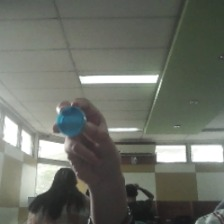
#> input picture dataset/test/lingkaran_biru/11.jpg, 224 x 224 px
$ python -i detector.py   (imports and definitions only)
#> lines starting #> are read from the running program, lines starting #| are printed output that depends on the picture; after the words box and inside, x2 and y2 are one past the last pixel; in counts of white or black regions, pixels touching at a corner belong together
#> further down, picture is the input picture: shape (224, 224, 3); mean B, G, R 103.1, 111.9, 108.2
"""Deteksi bentuk otomatis melalui beberapa mask dan tepi; bukan model terlatih."""
from collections import Counter,deque
import cv2
import numpy as np


def classify_shape(contour):
    area=cv2.contourArea(contour)
    hull=cv2.convexHull(contour);ha=cv2.contourArea(hull)
    if ha<1 or area/ha<.88:return None
    perimeter=cv2.arcLength(hull,True)
    poly=cv2.approxPolyDP(hull,.022*perimeter,True)
    pts=poly[:,0,:].astype(float);n=len(pts)
    if n==3:return 'Segitiga',poly,area/ha
    if n==4:
        edges=np.roll(pts,-1,axis=0)-pts;lens=np.linalg.norm(edges,axis=1)
        if lens.min()<8:return None
        u=edges/lens[:,None]
        right=max(abs(np.dot(u[i],u[(i+1)%4])) for i in range(4))<.20
        balanced=max(lens[0],lens[2])/min(lens[0],lens[2])<1.20 and max(lens[1],lens[3])/min(lens[1],lens[3])<1.20
        if right and balanced:
            a=(lens[0]+lens[2])/2;b=(lens[1]+lens[3])/2
            return ('Persegi' if max(a,b)/min(a,b)<1.15 else 'Persegi Panjang'),poly,area/ha
        par=lambda a,b:abs(a[0]*b[1]-a[1]*b[0])<.16
        p1=par(u[0],u[2]);p2=par(u[1],u[3])
        if p1 and p2:return 'Jajar Genjang',poly,area/ha
        if p1!=p2:return 'Trapesium',poly,area/ha
        return None
    (_, _),radius=cv2.minEnclosingCircle(hull)
    if n>=7 and 4*np.pi*ha/perimeter**2>.83 and ha/(np.pi*radius**2)>.83:
        return 'Lingkaran',hull,area/ha
    return None


def pixel_colors(pixels):
    h,s,v=pixels.T.astype(float)
    ids=np.full(len(h),9,np.uint8)
    # 0..8 target; 9 ambiguous/out-of-target. Pale blue/white inherently ambiguous.
    ids[v<60]=4
    neutral=(s<80)&(v>=110)
    ids[neutral]=0
    chrom=(s>=80)&(v>=60)
    ids[chrom&(h>=90)&(h<130)]=1
    ids[chrom&(h>=22)&(h<36)]=2
    ids[chrom&((h<10)|(h>=175))]=3
    ids[chrom&(h>=36)&(h<90)]=5
    ids[(s>=65)&(v>=60)&(v<185)&(h<22)]=6
    ids[chrom&(h>=130)&(h<175)]=7
    ids[(v>=145)&(s>=35)&(s<160)&((h>=155)|(h<10))]=8
    return ids

NAMES=['Putih','Biru','Kuning','Merah','Hitam','Hijau','Coklat','Ungu','Pink','Warna Belum Pasti']


def color_inside(frame,poly):
    mask=np.zeros(frame.shape[:2],np.uint8);cv2.drawContours(mask,[poly],-1,255,-1)
    x,y,w,h=cv2.boundingRect(poly);k=max(3,int(min(w,h)*.08)|1)
    mask=cv2.erode(mask,np.ones((k,k),np.uint8))
    pix=cv2.cvtColor(frame,cv2.COLOR_BGR2HSV)[mask>0]
    if not len(pix):return 'Warna Belum Pasti',False
    ids=pixel_colors(pix);counts=np.bincount(ids,minlength=10);idx=int(counts.argmax())
    fraction=counts[idx]/len(ids)
    if fraction<.45:return 'Multicolor',False
    # Mark low-light/colored-cast white estimate; don't silently claim exact physical color.
    uncertain=idx==0 and (np.median(pix[:,2])<175 or np.median(pix[:,1])>45)
    return NAMES[idx],bool(uncertain)


def masks_for(frame):
    smooth=cv2.GaussianBlur(frame,(5,5),0);hsv=cv2.cvtColor(smooth,cv2.COLOR_BGR2HSV);h,s,v=cv2.split(hsv)
    candidates=[('netral',(s<80)&(v>105)),('gelap',v<65)]
    chrom=(s>=65)&(v>=55)
    for name,cond in [('merah',(h<12)|(h>=170)),('kuning',(h>=12)&(h<36)),('hijau',(h>=36)&(h<90)),('biru',(h>=90)&(h<130)),('ungu',(h>=130)&(h<160)),('pink',(h>=150)|(h<10))]:
        candidates.append((name,chrom&cond))
    for name,cond in candidates:
        mask=cond.astype(np.uint8)*255
        mask=cv2.morphologyEx(mask,cv2.MORPH_OPEN,np.ones((3,3),np.uint8))
        mask=cv2.morphologyEx(mask,cv2.MORPH_CLOSE,np.ones((7,7),np.uint8))
        yield name,mask,cv2.RETR_EXTERNAL
    gray=cv2.cvtColor(smooth,cv2.COLOR_BGR2GRAY)
    for low,high in [(35,100),(70,180)]:
        edges=cv2.Canny(gray,low,high)
        edges=cv2.morphologyEx(edges,cv2.MORPH_CLOSE,np.ones((5,5),np.uint8))
        yield 'tepi',edges,cv2.RETR_LIST


def overlap(a,b):
    x,y,w,h=a;xx,yy,ww,hh=b
    inter=max(0,min(x+w,xx+ww)-max(x,xx))*max(0,min(y+h,yy+hh)-max(y,yy))
    return inter/max(1,w*h+ww*hh-inter),inter/max(1,min(w*h,ww*hh))


class Detector:
    def __init__(self,max_objects=1,min_area_ratio=.006):
        self.max_objects=max_objects;self.min_area_ratio=min_area_ratio
    def detect(self,frame):
        H,W=frame.shape[:2];minimum=max(250,H*W*self.min_area_ratio);items=[]
#> after `H, W = frame.shape[:2]`: H = 224; W = 224
#> after `minimum = max(250, H * W * self.min_area_ratio)`: minimum = 301.1
        for source,mask,mode in masks_for(frame):
            cs,_=cv2.findContours(mask,mode,cv2.CHAIN_APPROX_SIMPLE)
            for c in cs:
                area=cv2.contourArea(c)
                if area<minimum or area>H*W*.85:continue
                x,y,w,h=cv2.boundingRect(c)
                if min(w,h)<20 or x<=1 or y<=1 or x+w>=W-1 or y+h>=H-1:continue
                result=classify_shape(c)
                if result is None:continue
                shape,poly,solidity=result
                # Thin background strips and lamps are not useful teaching objects.
                if max(w,h)/max(1,min(w,h))>5:continue
                center_dist=((x+w/2-W/2)/W)**2+((y+h/2-H/2)/H)**2
                score=area*solidity*(1-.5*center_dist)*(1 if source!='tepi' else .92)
                items.append({'shape':shape,'bbox':[x,y,w,h],'polygon':poly,'area':area,'score':score,'source':source})
#> this loop made 10 passes
#> (source, mode) on passes 1, 2, 3, 5, 7, 8: ('netral', 0), ('gelap', 0), ('merah', 0), ('hijau', 0), ('ungu', 0), ('pink', 0)
#> (source, mode) on passes 6, 10: ('biru', 0), ('tepi', 1)
#> after the loop, items = 2 items
        selected=[]
        for d in sorted(items,key=lambda d:d['score'],reverse=True):
            if any(overlap(d['bbox'],s['bbox'])[0]>.40 or overlap(d['bbox'],s['bbox'])[1]>.85 for s in selected):continue
            d['color'],d['uncertain_color']=color_inside(frame,d['polygon']);selected.append(d)
            if len(selected)>=self.max_objects:break
#> this loop made 1 pass
#> (k in color_inside, counts in color_inside, idx in color_inside, fraction in color_inside) on pass 1: (3, [0, 0, 33, 0, 0, 0, 0, 0, 0, 936], 9, 0.966)
#> pass 1, in color_inside, `mask=cv2.erode(mask,np.ones((k,k),np.uint8))`:
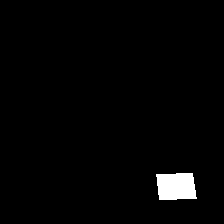
#> mask: shape (224, 224); 1.9% white; 1 white region, box (x1, y1, x2, y2) and area: (156, 173, 197, 200) 969
#> after the loop, selected = 1 item
        return selected


class Stabilizer:
    """Match per frame. Hide missing detections immediately; expire tracks after 0.35s."""
    def __init__(self):self.tracks=[];self.next_id=1
    def update(self,detections,now):
        self.tracks=[t for t in self.tracks if now-t['last']<.35];used=set();visible=[]
        for d in detections:
            candidates=[(overlap(t['bbox'],d['bbox'])[0],i,t) for i,t in enumerate(self.tracks) if i not in used]
            best=max(candidates,key=lambda x:x[0]) if candidates else None
            if best and best[0]>.15:
                _,i,t=best;used.add(i)
                # Sudden color replacement must not keep an old label.
                if t['last_color']!=d['color']:t['colors'].clear()
            else:
                t={'id':self.next_id,'bbox':d['bbox'],'shapes':deque(maxlen=5),'colors':deque(maxlen=3),'last_color':d['color']};self.next_id+=1
                self.tracks.append(t);used.add(len(self.tracks)-1)
            t['shapes'].append(d['shape']);t['colors'].append(d['color']);t['last_color']=d['color'];t['last']=now;t['bbox']=d['bbox']
            current=dict(d);current['id']=t['id']
            current['shape']=Counter(t['shapes']).most_common(1)[0][0];current['color']=Counter(t['colors']).most_common(1)[0][0]
            visible.append(current)
        return visible


def draw(frame,detections):
    out=frame.copy()
    for d in detections:
        x,y,w,h=map(int,d['bbox']);cv2.rectangle(out,(x,y),(x+w,y+h),(40,210,90),2)
        label=d['shape']+' '+d['color']+(' (?)' if d['uncertain_color'] else '')
        scale=min(.65,max(.35,out.shape[1]/1000));(tw,th),_=cv2.getTextSize(label,0,scale,2)
        if tw>out.shape[1]-12:scale*= (out.shape[1]-12)/tw;(tw,th),_=cv2.getTextSize(label,0,scale,2)
        tx=max(0,min(x,out.shape[1]-tw-9));ty=max(th+9,y-7)
        cv2.rectangle(out,(tx,ty-th-7),(tx+tw+8,ty+5),(25,35,45),-1)
        cv2.putText(out,label,(tx+4,ty),0,scale,(255,255,255),2,cv2.LINE_AA)
    return out


def serializable(items):
    return [{k:(v.tolist() if isinstance(v,np.ndarray) else v) for k,v in d.items()} for d in items]

>>> import cv2
>>> picture = cv2.imread('dataset/test/lingkaran_biru/11.jpg')
>>> result = Detector().detect(picture)
#> result = 1 item

$ run again, on dataset/test/lingkaran_biru/21.jpg
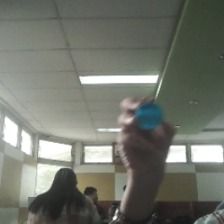
#> input picture dataset/test/lingkaran_biru/21.jpg, 224 x 224 px
#> picture is the input picture: shape (224, 224, 3); mean B, G, R 107.7, 117, 113.7
#> the loop in detect, `for source,mask,mode in masks_for(frame):` made 10 passes
#> (source, mode) on passes 1, 2, 3, 7, 8: ('netral', 0), ('gelap', 0), ('merah', 0), ('ungu', 0), ('pink', 0)
#> after the loop in detect, `for source,mask,mode in masks_for(frame):`: items = 3 items
#> the loop in detect, `for d in sorted(items,key=lambda d:d['score'],reverse=True):` made 1 pass
#> (k in color_inside, counts in color_inside, idx in color_inside, fraction in color_inside) on pass 1: (3, [0, 477, 0, 0, 0, 0, 0, 0, 0, 0], 1, 1)
#> pass 1, in color_inside, `mask=cv2.erode(mask,np.ones((k,k),np.uint8))`:
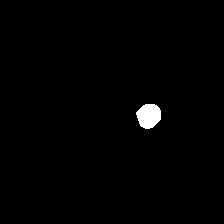
#> mask: shape (224, 224); 0.95% white; 1 white region, box (x1, y1, x2, y2) and area: (136, 104, 161, 129) 477
#> after the loop in detect, `for d in sorted(items,key=lambda d:d['score'],reverse=True):`: selected = 1 item
